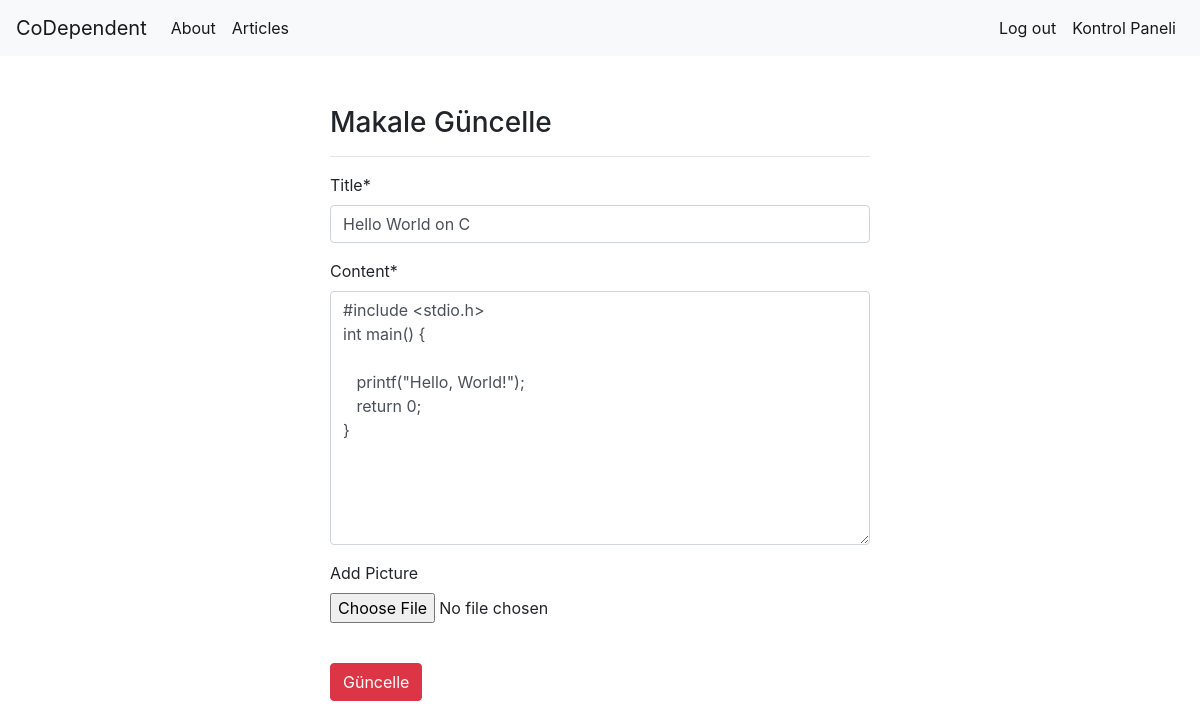
Screenshot of /articles/update/3 (signed in) with the database file from the repository.
### codeArticles/models.py (models this page shows, shortened)
class Article(models.Model):
    author=models.ForeignKey("auth.User",on_delete=models.CASCADE)
    title=models.CharField(max_length=75 )
    content=RichTextField()
    created_date=models.DateTimeField(auto_now_add=True)
    article_image=models.FileField(blank=True,null=True,verbose_name="Add Picture")
    class Meta:
        ordering = ['-created_date']

### codeArticles/views.py (the view)
# urls.py: path("update/<int:id>",views.updateArticle,name="update"),
@login_required(login_url="users:login")
def updateArticle(request,id):
    article=get_object_or_404(Article,id=id)
    form=ArticleForm(request.POST or None,request.FILES or None,instance=article)
    if form.is_valid():
        article=form.save(commit=False)
        article.author=request.user
        article.save()
        messages.success(request,"Makale Başarıyla Güncellendi")
        return redirect("articles:dashboard")
    return render(request,"update.html",{"form":form})

### codeArticles/forms.py
class ArticleForm(forms.ModelForm):
    class Meta:
        model=Article
        fields=["title","content","article_image"]

### templates/update.html (shortened to what this page needs)
{% extends "layout.html" %}
{% block body %}
{% load crispy_forms_tags %}
<div class="row">
  <div class="col-md-6 offset-md-3">
      <h3>Makale Güncelle</h3>
     <hr>
    <form method="post" enctype="multipart/form-data">
    {{form|crispy }}
    <br>
    <button type="submit" class="btn btn-danger">Güncelle</button>
</form>
  </div>
</div>
{% endblock body%}

### rows the page displays
Article: title "Hello World on C", content "#include <stdio.h> int main() { printf(\"Hello, World!\"); return 0; }"
